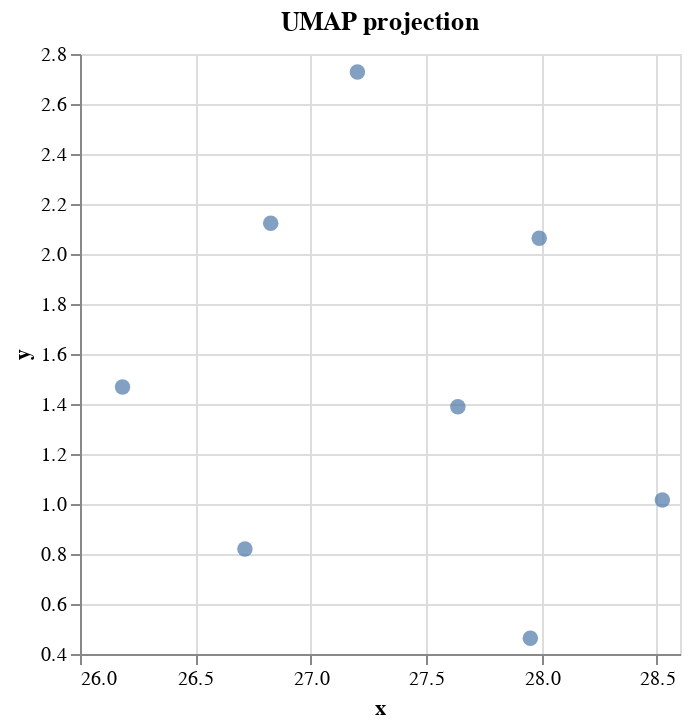

Source (notebook cell):
### Code cell
chart.interactive()

### Figure 1 — Vega-Lite specification as saved in the notebook (floating-point values rounded to 4 significant figures)
{"config": {"view": {"continuousWidth": 300, "continuousHeight": 300}}, "data": {"name": "data-eb2ba9e6600d234fa69fc1c2d0a72a1f"}, "mark": {"type": "circle", "size": 60}, "encoding": {"tooltip": [{"field": "text", "type": "nominal"}], "x": {"field": "x", "scale": {"zero": false}, "type": "quantitative"}, "y": {"field": "y", "scale": {"zero": false}, "type": "quantitative"}}, "params": [{"name": "param_5", "select": {"type": "interval", "encodings": ["x", "y"]}, "bind": "scales"}, {"name": "param_6", "select": {"type": "interval", "encodings": ["x", "y"]}, "bind": "scales"}], "title": "UMAP projection", "$schema": "https://vega.github.io/schema/vega-lite/v5.20.1.json", "datasets": {"data-eb2ba9e6600d234fa69fc1c2d0a72a1f": [{"text": "Where is the world cup?", "x": 27.64, "y": 1.389}, {"text": "The world cup is in Qatar", "x": 27.99, "y": 2.063}, {"text": "What color is the sky?", "x": 27.2, "y": 2.728}, {"text": "The sky is blue", "x": 26.83, "y": 2.123}, {"text": "Where does the bear live?", "x": 27.95, "y": 0.4627}, {"text": "The bear lives in the the woods", "x": 28.52, "y": 1.016}, {"text": "What is an apple?", "x": 26.71, "y": 0.8203}, {"text": "An apple is a fruit", "x": 26.18, "y": 1.468}]}}
